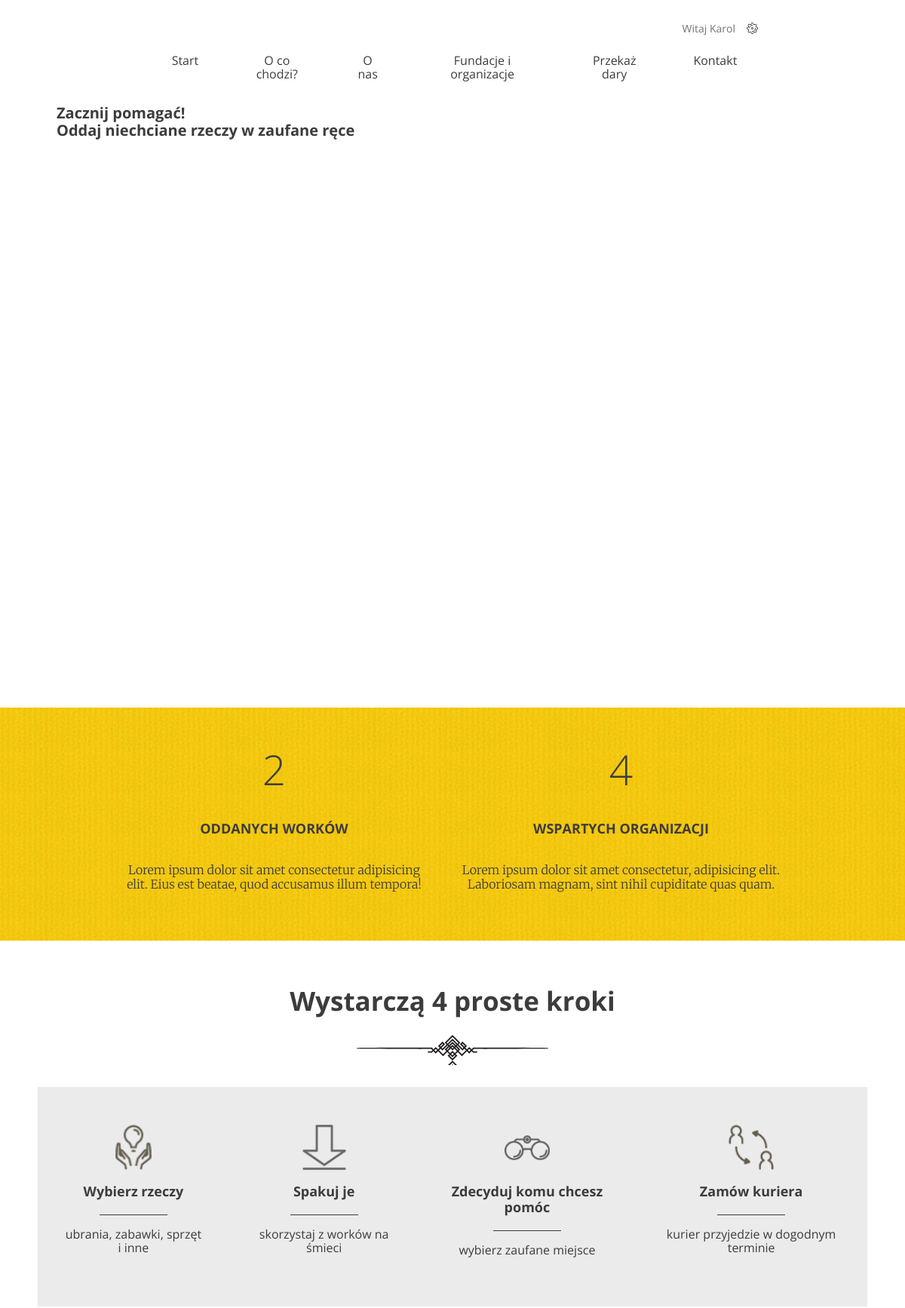
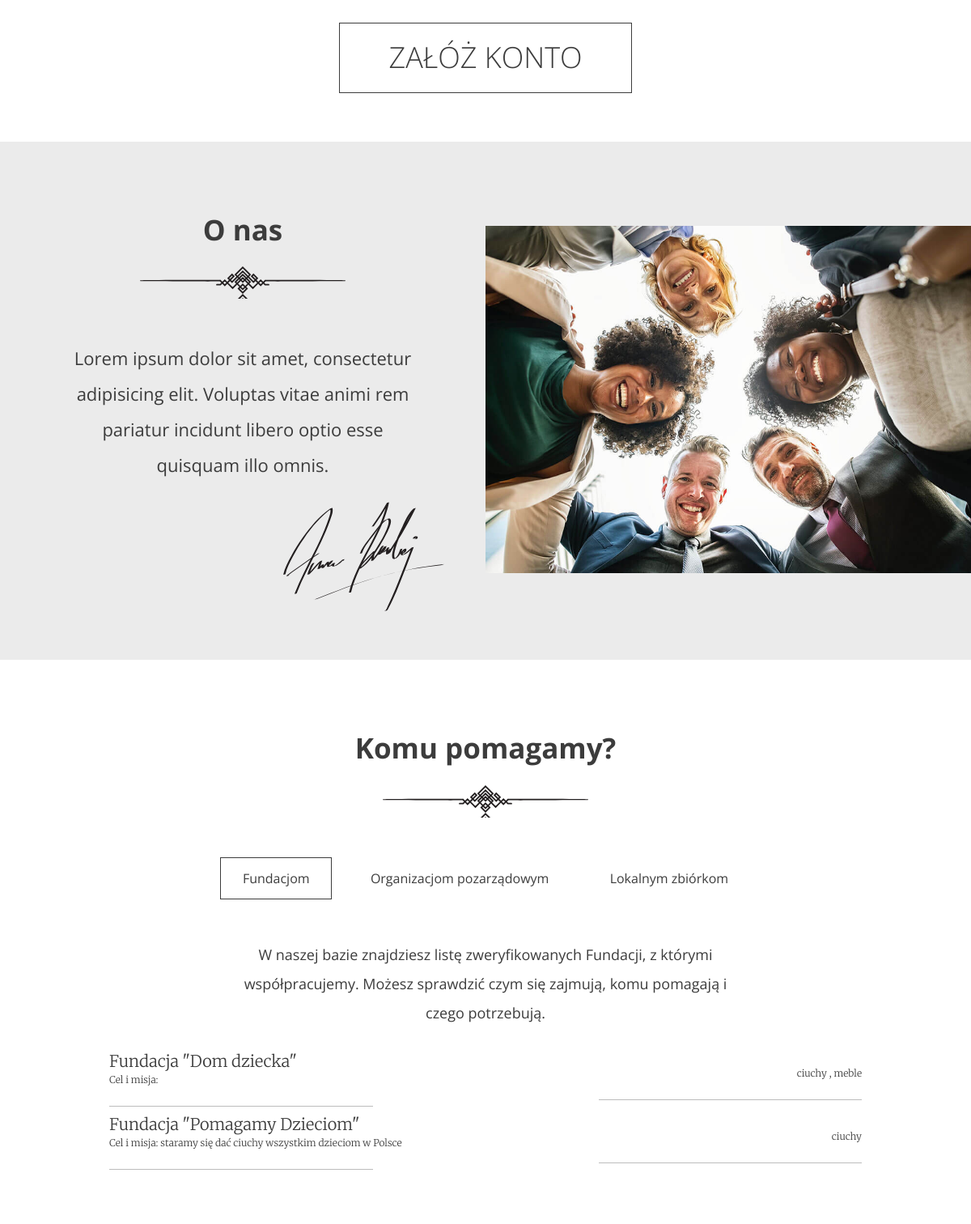
Screenshot of / (signed in, upper part) with the database file from the repository (2 pictures, top to bottom).
### GoodHands/models.py (models this page shows, shortened)
class Institution(models.Model):
    name = models.CharField(max_length=100)
    description = models.TextField(max_length=300)
    FUNDACJA = 'Fundacja'
    ORGANIZACJA_POZARZADOWA = 'Organizacja pozarządowa'
    ZBIORKA_LOKALNA = 'Zbiórka lokalna'
    CHOICES = (
        (FUNDACJA, 'Fundacja'),
        (ORGANIZACJA_POZARZADOWA, 'Organizacja pozarządowa'),
        (ZBIORKA_LOKALNA, 'Zbiórka lokalna'),
    )
    type = models.CharField(max_length=50, choices=CHOICES, default=FUNDACJA)
    categories = models.ManyToManyField('Category')
    class Meta:
        verbose_name_plural = "instytucje"

class Category(models.Model):
    name = models.CharField(max_length=100)

### GoodHands/views.py (the view)
# urls.py: path('', views.LandingPage.as_view(), name="main"),
class LandingPage(View):
    def get(self, request):
        donations = Donation.objects.all().count()
        organisations = Institution.objects.all().count()
        foundations = Institution.objects.filter(type=Institution.FUNDACJA)
        organs = Institution.objects.filter(type=Institution.ORGANIZACJA_POZARZADOWA)
        locals = Institution.objects.filter(type=Institution.ZBIORKA_LOKALNA)
        return render(request, 'index.html',
                      {'donations': donations, 'organisations': organisations, 'foundations': foundations,
                       'organs': organs, 'locals': locals})

### templates/index.html (shortened to what this page needs)
{% extends "base.html" %}
{%  load static %}
{% block content %}
    <div class="header--main-page">
      <div class="slogan container container--90">
        <div class="slogan--item">
          <h1>
            Zacznij pomagać!<br />
            Oddaj niechciane rzeczy w zaufane ręce
          </h1>
        </div>
      </div>
    </div>
    <section id="stats" class="stats">
      <div class="container container--85">
        <div class="stats--item">
          <em>{{ donations }}</em>
          <h3>Oddanych worków</h3>
          <p>Lorem ipsum dolor sit amet consectetur adipisicing elit. Eius est beatae, quod accusamus illum tempora!</p>
        </div>
        <div class="stats--item">
          <em>{{ organisations }}</em>
          <h3>Wspartych organizacji</h3>
          <p>Lorem ipsum dolor sit amet consectetur, adipisicing elit. Laboriosam magnam, sint nihil cupiditate quas quam.</p>
        </div>
      </div>
    </section>
    <section id="steps" class="steps">
      <h2>Wystarczą 4 proste kroki</h2>
      <div class="steps--container">
        <div class="steps--item">
          <span class="icon icon--hands"></span>
          <h3>Wybierz rzeczy</h3>
          <p>ubrania, zabawki, sprzęt i inne</p>
        </div>
        <div class="steps--item">
          <span class="icon icon--arrow"></span>
          <h3>Spakuj je</h3>
          <p>skorzystaj z worków na śmieci</p>
        </div>
        <div class="steps--item">
          <span class="icon icon--glasses"></span>
          <h3>Zdecyduj komu chcesz pomóc</h3>
          <p>wybierz zaufane miejsce</p>
        </div>
        <div class="steps--item">
          <span class="icon icon--courier"></span>
          <h3>Zamów kuriera</h3>
          <p>kurier przyjedzie w dogodnym terminie</p>
        </div>
      </div>
      <a href="{% url 'register' %}" class="btn btn--large">Załóż konto</a>
    </section>
    <section id="about-us" class="about-us">
      <div class="about-us--text">
        <h2>O nas</h2>
        <p>Lorem ipsum dolor sit amet, consectetur adipisicing elit. Voluptas vitae animi rem pariatur incidunt libero optio esse quisquam illo omnis.</p>
        <img src="{% static 'images/signature.svg' %}" class="about-us--text-signature" alt="Signature" />
      </div>
      <div class="about-us--image"><img src="{% static 'images/about-us.jpg' %}" alt="People in circle" /></div>
    </section>
     <section id="help" class="help">
      <h2>Komu pomagamy?</h2>
      <ul class="help--buttons">
        <li data-id="1"><a href="#" class="btn btn--without-border active">Fundacjom</a></li>
        <li data-id="2"><a href="#" class="btn btn--without-border">Organizacjom pozarządowym</a></li>
        <li data-id="3"><a href="#" class="btn btn--without-border">Lokalnym zbiórkom</a></li>
      </ul>
      <div class="help--slides active" data-id="1">
        <p>W naszej bazie znajdziesz listę zweryfikowanych Fundacji, z którymi współpracujemy. Możesz sprawdzić czym się zajmują, komu pomagają i czego potrzebują.</p>
        {% for foundation in foundations %}
        <ul class="help--slides-items">
          <li>
            <div class="col">
              <div class="title">Fundacja "{{ foundation.name }}"</div>
              <div class="subtitle">Cel i misja: {{ foundation.description }}</div>
            </div>
                <div class="col">
                    <div class="text">
                        {% for category in foundation.categories.all %}
                            {% if not forloop.first %}, {% endif %}
                            {{ category.name }}
                        {% endfor %}
                    </div>
                </div>
          </li>
        </ul>
        {% endfor %}
      </div>
    </section>
{% endblock %}

### templates/base.html (shortened to what this page needs)
<!DOCTYPE html>
{% load static %}
<html lang="pl">
  <head>
    <link rel="stylesheet" href="{% static 'css/style.css' %}"/>
  </head>
  <body>
  {% if user.is_authenticated %}
      <header>
      <nav class="container container--70">
        <ul class="nav--actions">
          <li class="logged-user">
            Witaj {{ user.first_name }}
          </li>
        </ul>
        <ul>
          <li><a href="{% url 'main' %}" class="btn btn--without-border">Start</a></li>
          <li><a href="{% url 'main' %}#steps" class="btn btn--without-border">O co chodzi?</a></li>
          <li><a href="{% url 'main' %}#about-us" class="btn btn--without-border">O nas</a></li>
          <li><a href="{% url 'main' %}#help" class="btn btn--without-border">Fundacje i organizacje</a></li>
          <li><a href="{% url 'donation' %}" class="btn btn--without-border">Przekaż dary</a></li>
          <li><a href="#contact" class="btn btn--without-border">Kontakt</a></li>
        </ul>
      </nav>
    </header>
  {% endif %}
    {% block content %}
    {% endblock %}
  </body>
</html>

### rows the page displays
Institution: name "Dom dziecka"
Category: name "ciuchy"
Category: name "meble"
Institution: name "Pomagamy Dzieciom", description "staramy się dać ciuchy wszystkim dzieciom w Polsce"

### other values shown
{{ user.first_name }} "Karol"
{{ donations }} "2"
{{ organisations }} "4"
